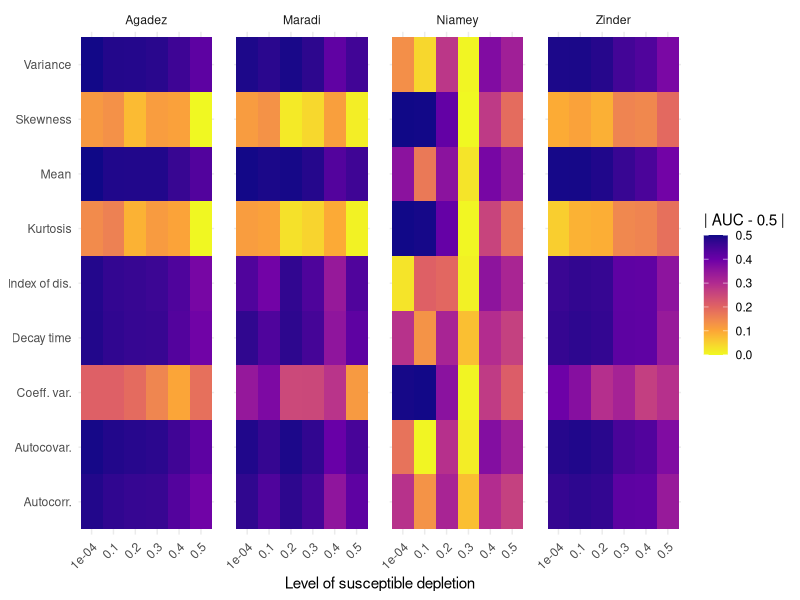

The R script that drew this image:
# plot-aucs.R
#  Script to plot the AUC results from emergence and endemic simulation
#  tests of EWS.
#
# Author:
#  Andrew Tredennick (atredenn@gmail.com)



# Load libraries ----------------------------------------------------------

library(tidyverse)


# Load results ------------------------------------------------------------

aucs <- read.csv("../results/emergence-grid-aucs.csv")

auc_plot <- ggplot(aucs, aes(x = as.factor(susc_discount), y = metric, fill = abs(AUC-0.5))) +
  geom_tile() +
  scale_fill_viridis_c(limits = c(0,0.5), direction = -1, option = "C", name = "| AUC - 0.5 |") +
  facet_wrap(~city, nrow = 1) +
  labs(x = "Level of susceptible depletion", y = NULL) +
  theme_minimal() +
  theme(axis.text.x = element_text(angle = 45, hjust = 1)) +
  theme(panel.spacing = unit(1, "lines"))
ggsave(filename = "../figures/simulation-grid-aucs.pdf", plot = auc_plot, width = 8.5, height = 2.5, units = "in")




# endemic_aucs <- read.csv("../results/endemic-aucs.csv") %>%
#   mutate(simulation = "Endemic")
# 
# emergence_aucs <- read.csv("../results/emergence-aucs.csv") %>%
#   mutate(simulation = "Emergence")
# 
# auc_tbl <- bind_rows(
#   endemic_aucs, 
#   emergence_aucs
# )
# 
# 
# # Plot and save -----------------------------------------------------------
# 
# auc_plot <- ggplot(auc_tbl, aes(x = metric, y = abs(AUC-0.5), fill = AUC)) +
#   geom_col(position = position_dodge()) +
#   scale_y_continuous(limits = c(0,0.5)) +
#   scale_fill_viridis_c(limits = c(0,1), direction = -1, option = "C") +
#   facet_grid(simulation~city) +
#   theme_minimal() +
#   labs(x = NULL, y = "| AUC - 0.5 |")+
#   theme(axis.text.x = element_text(angle = 45, hjust = 1)) +
#   theme(panel.spacing = unit(1, "lines"))
# 
# ggsave(filename = "../figures/simulation-aucs.pdf", plot = auc_plot, width = 8.5, height = 5, units = "in")
